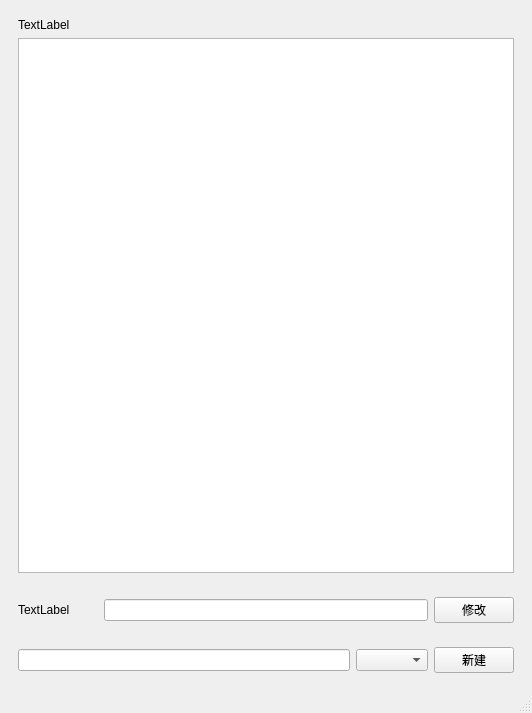
<?xml version="1.0" encoding="UTF-8"?>
<ui version="4.0">
 <class>MainWindow</class>
 <widget class="QMainWindow" name="MainWindow">
  <property name="geometry">
   <rect>
    <x>0</x>
    <y>0</y>
    <width>532</width>
    <height>713</height>
   </rect>
  </property>
  <property name="windowTitle">
   <string>MainWindow</string>
  </property>
  <widget class="QWidget" name="centralwidget">
   <layout class="QVBoxLayout" name="verticalLayout_2">
    <item>
     <widget class="QWidget" name="widget" native="true">
      <layout class="QVBoxLayout" name="verticalLayout">
       <item>
        <widget class="QLabel" name="TipsLabel">
         <property name="text">
          <string>TextLabel</string>
         </property>
        </widget>
       </item>
       <item>
        <widget class="QListWidget" name="list"/>
       </item>
      </layout>
     </widget>
    </item>
    <item>
     <widget class="QWidget" name="widget_2" native="true">
      <layout class="QHBoxLayout" name="horizontalLayout">
       <item>
        <widget class="QLabel" name="name">
         <property name="minimumSize">
          <size>
           <width>80</width>
           <height>0</height>
          </size>
         </property>
         <property name="text">
          <string>TextLabel</string>
         </property>
        </widget>
       </item>
       <item>
        <widget class="QLineEdit" name="propertyEdit"/>
       </item>
       <item>
        <widget class="QPushButton" name="updateBtn">
         <property name="text">
          <string>修改</string>
         </property>
        </widget>
       </item>
      </layout>
     </widget>
    </item>
    <item>
     <widget class="QWidget" name="widget_3" native="true">
      <layout class="QHBoxLayout" name="horizontalLayout_2">
       <item>
        <widget class="QLineEdit" name="newEdit"/>
       </item>
       <item>
        <widget class="QComboBox" name="typeBox"/>
       </item>
       <item>
        <widget class="QPushButton" name="newBtn">
         <property name="text">
          <string>新建</string>
         </property>
        </widget>
       </item>
      </layout>
     </widget>
    </item>
   </layout>
  </widget>
  <widget class="QMenuBar" name="menubar">
   <property name="geometry">
    <rect>
     <x>0</x>
     <y>0</y>
     <width>532</width>
     <height>21</height>
    </rect>
   </property>
  </widget>
  <widget class="QStatusBar" name="statusbar"/>
 </widget>
 <resources/>
 <connections/>
</ui>
